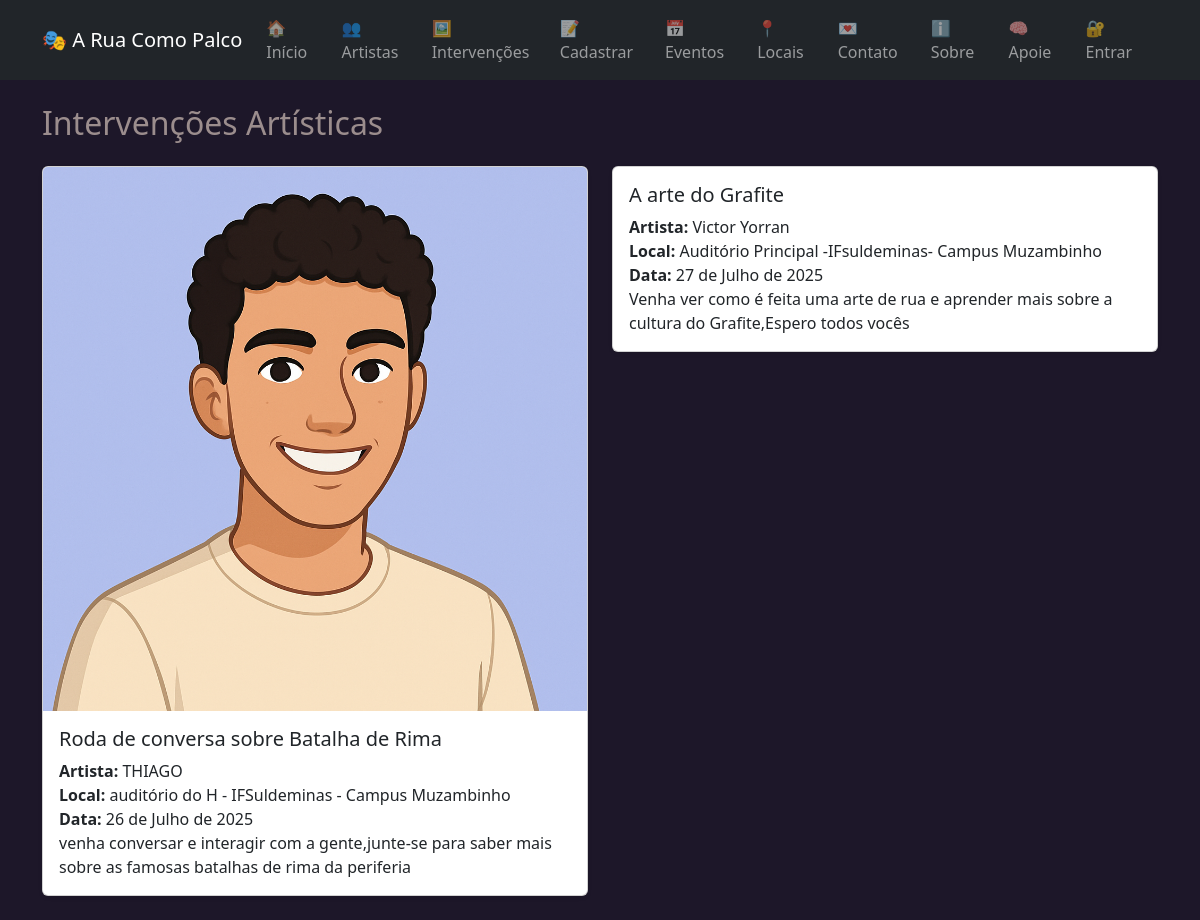
Page /galeria/ on the committed database.
### biblioteca/models.py (models this page shows, shortened)
class IntervencaoArtistica(models.Model):
    titulo = models.CharField(max_length=100)
    artista = models.ForeignKey(ArtistaDeRua, on_delete=models.CASCADE)
    local = models.CharField(max_length=200)
    data = models.DateField()
    descricao = models.TextField()
    imagem = models.ImageField(
    upload_to='intervencoes/',
    blank=True,
    null=True,
    validators=[FileExtensionValidator(['jpg', 'jpeg', 'png'])],
    help_text="Imagem da intervenção (formato JPG ou PNG)"
)
    visivel = models.BooleanField(default=True)

class ArtistaDeRua(models.Model):
    nome = models.CharField(max_length=100)
    estilo = models.ForeignKey(EstiloArte, on_delete=models.CASCADE)
    cidade = models.ForeignKey(Cidade, on_delete=models.CASCADE)
    contato = models.CharField(max_length=100, blank=True)
    redes_sociais = models.CharField(max_length=200, blank=True)
    biografia = models.TextField(blank=True)

### biblioteca/views.py (the view)
# urls.py: path('galeria/', views.galeria, name='galeria'),
def galeria(request):
    obras = IntervencaoArtistica.objects.filter(visivel=True)
    return render(request, 'biblioteca/galeria.html', {'obras': obras})

### biblioteca/templates/biblioteca/galeria.html (shortened to what this page needs)
{% extends 'biblioteca/base.html' %}
{% block content %}
    <h2 class="mb-4">Intervenções Artísticas</h2>
    {% if obras %}
        <div class="row">
            {% for obra in obras %}
                <div class="col-md-6">
                    <div class="card mb-4 shadow-sm">
                        {% if obra.imagem %}
                            <img src="{{ obra.imagem.url }}" class="card-img-top" alt="{{ obra.titulo }}">
                        {% endif %}
                        <div class="card-body">
                            <h5 class="card-title">{{ obra.titulo }}</h5>
                            <p class="card-text">
                                <strong>Artista:</strong> {{ obra.artista.nome }}<br>
                                <strong>Local:</strong> {{ obra.local }}<br>
                                <strong>Data:</strong> {{ obra.data }}<br>
                                {{ obra.descricao }}
                            </p>
                        </div>
                    </div>
                </div>
            {% endfor %}
        </div>
    {% else %}
        <p>Nenhuma intervenção cadastrada ainda.</p>
    {% endif %}
{% endblock %}

### biblioteca/templates/biblioteca/base.html (style rules this page uses)
body { background-color: #1d1729; color: #9b8d8d; font-family: 'Segoe UI', sans-serif; }

### rows in the picture
IntervencaoArtistica: imagem (picture), titulo "Roda de conversa sobre Batalha de Rima", artista.nome "THIAGO", local "auditório do H - IFSuldeminas - Campus Muzambinho", data "26 de Julho de 2025", descricao "venha conversar e interagir com a gente,junte-se para saber mais sobre as famosas batalhas de rima da periferia"
IntervencaoArtistica: titulo "A arte do Grafite", artista.nome "Victor Yorran", local "Auditório Principal -IFsuldeminas- Campus Muzambinho", data "27 de Julho de 2025", descricao "Venha ver como é feita uma arte de rua e aprender mais sobre a cultura do Grafite,Espero todos vocês"
